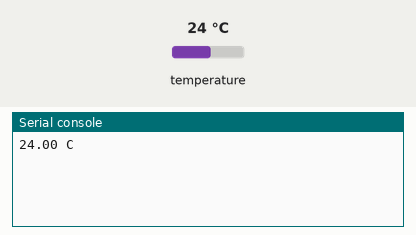
Bench run of a program on a simulated MicroPython board. On the bench: the last lines printed to the serial console. The test bench sets the inputs (shaded band); at power-on: temperature 24 °C.

Above: at 1.2 s.
1.3 s: temperature set to 12 °C
At 2.6 s:
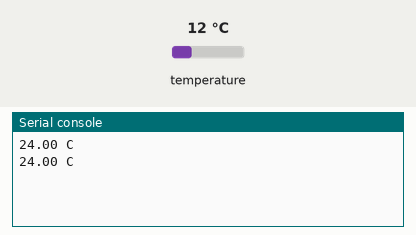
2.8 s: temperature set to 19 °C
At 3.6 s:
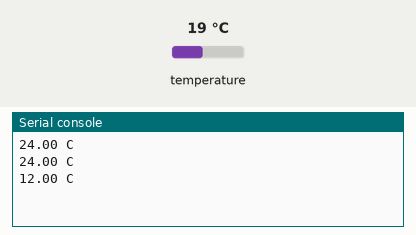
Timing chart, 0 to 5.8 s (numbered marks = the images above; inputs shaded):
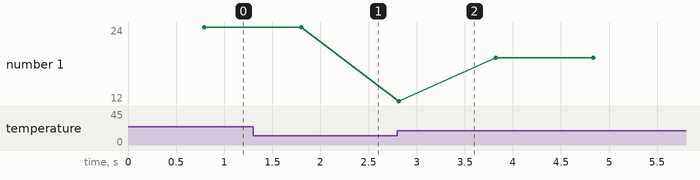

The program:

main.py
```python
import time
from machine import Pin
import onewire, ds18x20

ow = onewire.OneWire(Pin(4))        # спільна лінія DQ шини 1-Wire
sensors = ds18x20.DS18X20(ow)
roms = sensors.scan()               # знайти давачі на шині

while True:
    sensors.convert_temp()          # команда «виміряти» всім давачам
    time.sleep_ms(750)              # чекаємо конверсію (до 750 мс на 12 бітах)

    if not roms:                    # давач не відгукнувся
        print("DS18B20 не на звязку")
    else:
        t = sensors.read_temp(roms[0])   # забрати число з першого, уже в °C
        print("{:.2f} C".format(t))      # дві цифри після коми

    time.sleep_ms(250)
```

Measured:
- plotted number 1: 24 → 19 after the input at 2.8 s
